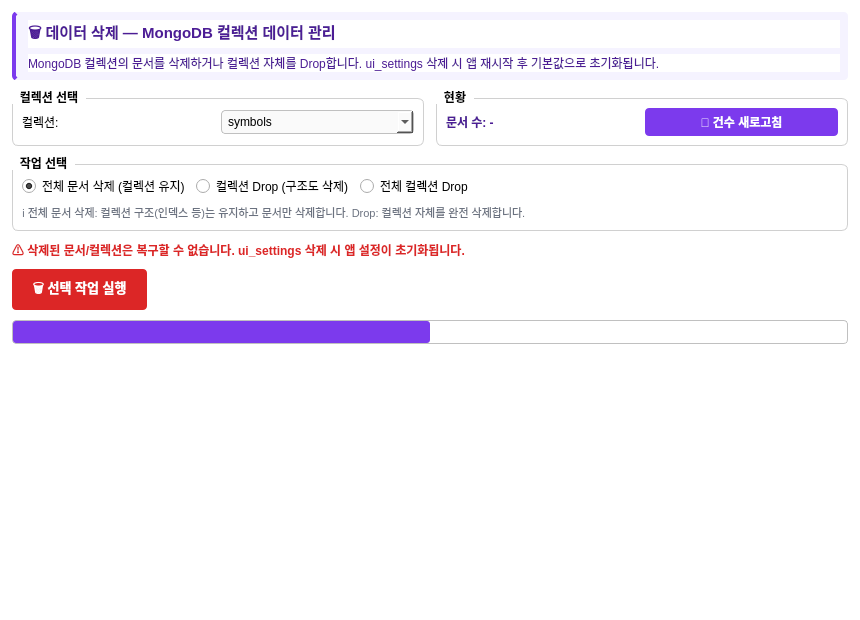
<?xml version="1.0" encoding="UTF-8"?>
<ui version="4.0">
 <class>DeleteTab</class>
 <widget class="QWidget" name="DeleteTab">
  <property name="geometry">
   <rect>
    <x>0</x>
    <y>0</y>
    <width>860</width>
    <height>620</height>
   </rect>
  </property>
  <property name="windowTitle">
   <string>데이터 삭제</string>
  </property>
  <property name="styleSheet">
   <string notr="true">QWidget { background-color: #FFFFFF; font-family: &quot;맑은 고딕&quot;, &quot;Segoe UI&quot;; font-size: 9pt; }
QGroupBox { border: 1px solid #D0D0D0; border-radius: 6px; margin-top: 8px; font-weight: bold; }
QGroupBox::title { subcontrol-origin: margin; subcontrol-position: top left; padding: 0 6px; }
QPushButton { border-radius: 4px; padding: 5px 14px; font-weight: bold; }
QComboBox, QLineEdit { border: 1px solid #C0C0C0; border-radius: 4px; padding: 3px 6px; background: #FAFAFA; }
QProgressBar { border: 1px solid #C0C0C0; border-radius: 4px; text-align: center; }
QProgressBar::chunk { background-color: #7C3AED; border-radius: 3px; }</string>
  </property>
  <layout class="QVBoxLayout" name="verticalLayout">
   <property name="spacing">
    <number>10</number>
   </property>
   <property name="leftMargin">
    <number>12</number>
   </property>
   <property name="topMargin">
    <number>12</number>
   </property>
   <property name="rightMargin">
    <number>12</number>
   </property>
   <property name="bottomMargin">
    <number>12</number>
   </property>
   <!-- 상단 배너 -->
   <item>
    <widget class="QFrame" name="frameBanner">
     <property name="styleSheet">
      <string notr="true">QFrame#frameBanner { background-color: #F5F3FF; border-left: 4px solid #7C3AED; border-radius: 4px; }</string>
     </property>
     <layout class="QVBoxLayout" name="layoutBanner">
      <property name="leftMargin">
       <number>12</number>
      </property>
      <property name="topMargin">
       <number>8</number>
      </property>
      <property name="rightMargin">
       <number>8</number>
      </property>
      <property name="bottomMargin">
       <number>8</number>
      </property>
      <item>
       <widget class="QLabel" name="labelBannerTitle">
        <property name="text">
         <string>🗑️ 데이터 삭제 — MongoDB 컬렉션 데이터 관리</string>
        </property>
        <property name="styleSheet">
         <string notr="true">font-size: 11pt; font-weight: bold; color: #4C1D95;</string>
        </property>
       </widget>
      </item>
      <item>
       <widget class="QLabel" name="labelBannerDesc">
        <property name="text">
         <string>MongoDB 컬렉션의 문서를 삭제하거나 컬렉션 자체를 Drop합니다. ui_settings 삭제 시 앱 재시작 후 기본값으로 초기화됩니다.</string>
        </property>
        <property name="styleSheet">
         <string notr="true">color: #4C1D95;</string>
        </property>
        <property name="wordWrap">
         <bool>true</bool>
        </property>
       </widget>
      </item>
     </layout>
    </widget>
   </item>
   <!-- 컬렉션 선택 + 현황 -->
   <item>
    <layout class="QHBoxLayout" name="layoutTopRow">
     <property name="spacing">
      <number>12</number>
     </property>
     <item>
      <widget class="QGroupBox" name="groupCollection">
       <property name="title">
        <string>컬렉션 선택</string>
       </property>
       <layout class="QHBoxLayout" name="layoutCollectionGroup">
        <item>
         <widget class="QLabel">
          <property name="text">
           <string>컬렉션:</string>
          </property>
         </widget>
        </item>
        <item>
         <widget class="QComboBox" name="comboCollection">
          <item>
           <property name="text">
            <string>symbols</string>
           </property>
          </item>
          <item>
           <property name="text">
            <string>ui_settings</string>
           </property>
          </item>
          <item>
           <property name="text">
            <string>strategies</string>
           </property>
          </item>
          <item>
           <property name="text">
            <string>performance_baseline</string>
           </property>
          </item>
          <item>
           <property name="text">
            <string>collection_stats</string>
           </property>
          </item>
         </widget>
        </item>
       </layout>
      </widget>
     </item>
     <item>
      <widget class="QGroupBox" name="groupStatus">
       <property name="title">
        <string>현황</string>
       </property>
       <layout class="QHBoxLayout" name="layoutStatusGroup">
        <item>
         <widget class="QLabel" name="labelDocCount">
          <property name="text">
           <string>문서 수: -</string>
          </property>
          <property name="styleSheet">
           <string notr="true">font-weight: bold; color: #4C1D95;</string>
          </property>
         </widget>
        </item>
        <item>
         <widget class="QPushButton" name="btnRefreshCount">
          <property name="text">
           <string>🔄 건수 새로고침</string>
          </property>
          <property name="styleSheet">
           <string notr="true">background-color: #7C3AED; color: white;</string>
          </property>
         </widget>
        </item>
       </layout>
      </widget>
     </item>
    </layout>
   </item>
   <!-- 작업 선택 그룹 -->
   <item>
    <widget class="QGroupBox" name="groupOperation">
     <property name="title">
      <string>작업 선택</string>
     </property>
     <layout class="QVBoxLayout" name="layoutOperationGroup">
      <item>
       <layout class="QHBoxLayout" name="layoutRadio">
        <item>
         <widget class="QRadioButton" name="radioDeleteAll">
          <property name="text">
           <string>전체 문서 삭제 (컬렉션 유지)</string>
          </property>
          <property name="checked">
           <bool>true</bool>
          </property>
         </widget>
        </item>
        <item>
         <widget class="QRadioButton" name="radioDropCollection">
          <property name="text">
           <string>컬렉션 Drop (구조도 삭제)</string>
          </property>
         </widget>
        </item>
        <item>
         <widget class="QRadioButton" name="radioDropAll">
          <property name="text">
           <string>전체 컬렉션 Drop</string>
          </property>
         </widget>
        </item>
        <item>
         <spacer>
          <property name="orientation">
           <enum>Qt::Horizontal</enum>
          </property>
          <property name="sizeHint" stdset="0">
           <size>
            <width>40</width>
            <height>20</height>
           </size>
          </property>
         </spacer>
        </item>
       </layout>
      </item>
      <item>
       <widget class="QLabel" name="labelOperationDesc">
        <property name="text">
         <string>ℹ️ 전체 문서 삭제: 컬렉션 구조(인덱스 등)는 유지하고 문서만 삭제합니다. Drop: 컬렉션 자체를 완전 삭제합니다.</string>
        </property>
        <property name="styleSheet">
         <string notr="true">color: #6B7280; font-size: 8pt;</string>
        </property>
        <property name="wordWrap">
         <bool>true</bool>
        </property>
       </widget>
      </item>
     </layout>
    </widget>
   </item>
   <!-- 경고 레이블 -->
   <item>
    <widget class="QLabel" name="labelWarning">
     <property name="text">
      <string>⚠️ 삭제된 문서/컬렉션은 복구할 수 없습니다. ui_settings 삭제 시 앱 설정이 초기화됩니다.</string>
     </property>
     <property name="styleSheet">
      <string notr="true">color: #DC2626; font-weight: bold;</string>
     </property>
     <property name="wordWrap">
      <bool>true</bool>
     </property>
    </widget>
   </item>
   <!-- 버튼 행 -->
   <item>
    <layout class="QHBoxLayout" name="layoutButtons">
     <property name="spacing">
      <number>10</number>
     </property>
     <item>
      <widget class="QPushButton" name="btnDelete">
       <property name="text">
        <string>🗑️ 선택 작업 실행</string>
       </property>
       <property name="styleSheet">
        <string notr="true">background-color: #DC2626; color: white; font-size: 10pt; padding: 8px 20px;</string>
       </property>
       <property name="toolTip">
        <string>선택한 작업을 실행합니다 (확인 팝업 표시)</string>
       </property>
      </widget>
     </item>
     <item>
      <spacer>
       <property name="orientation">
        <enum>Qt::Horizontal</enum>
       </property>
       <property name="sizeHint" stdset="0">
        <size>
         <width>40</width>
         <height>20</height>
        </size>
       </property>
      </spacer>
     </item>
    </layout>
   </item>
   <!-- 진행 표시 -->
   <item>
    <widget class="QProgressBar" name="progressDelete">
     <property name="value">
      <number>0</number>
     </property>
     <property name="maximum">
      <number>0</number>
     </property>
     <property name="visible">
      <bool>false</bool>
     </property>
     <property name="textVisible">
      <bool>false</bool>
     </property>
    </widget>
   </item>
   <!-- 결과 레이블 -->
   <item>
    <widget class="QLabel" name="labelResult">
     <property name="text">
      <string></string>
     </property>
     <property name="wordWrap">
      <bool>true</bool>
     </property>
    </widget>
   </item>
   <!-- 하단 여백 -->
   <item>
    <spacer>
     <property name="orientation">
      <enum>Qt::Vertical</enum>
     </property>
     <property name="sizeHint" stdset="0">
      <size>
       <width>20</width>
       <height>40</height>
      </size>
     </property>
    </spacer>
   </item>
  </layout>
 </widget>
 <resources/>
 <connections/>
</ui>
